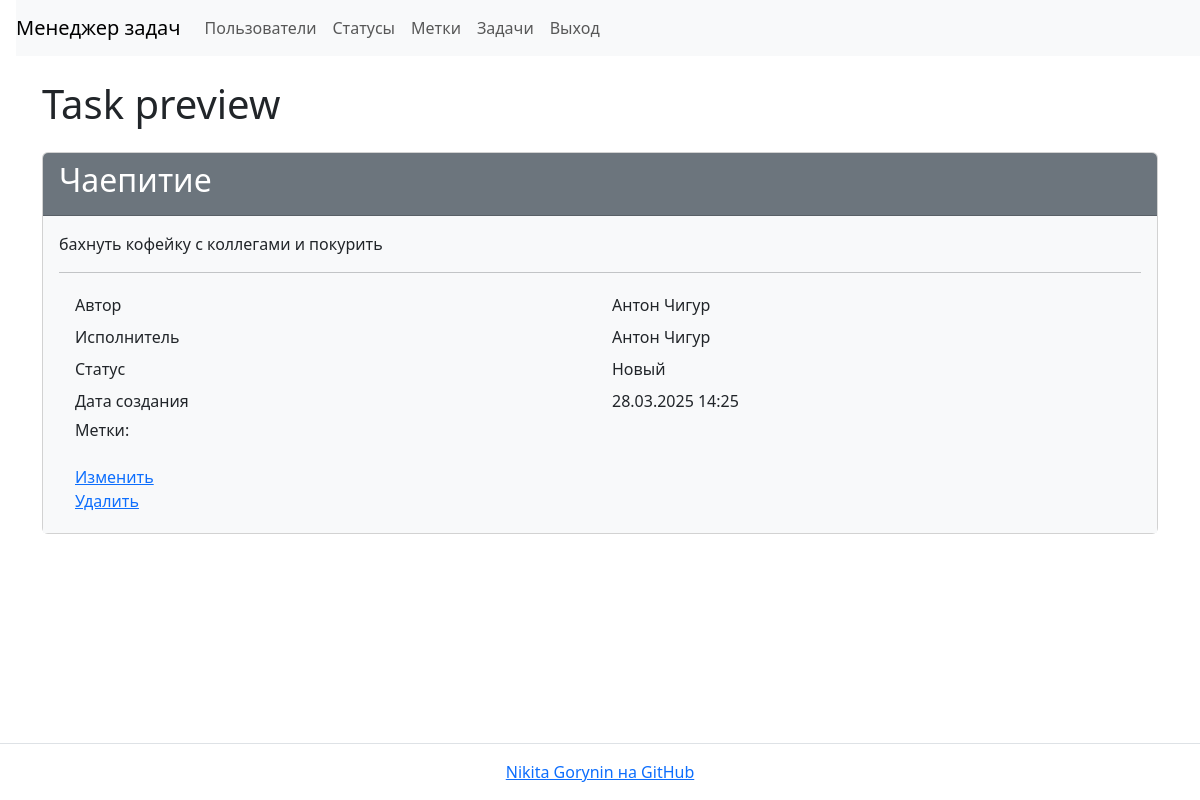
The app's page /tasks/1/ (signed in) with its own data.
### task_manager/tasks/models.py (models this page shows, shortened)
class Task(models.Model):
    name = models.CharField(
        max_length=150,
        blank=False,
        unique=True,
        verbose_name='Имя'
    )
    description = models.TextField(
        max_length=10000,
        blank=True,
        verbose_name='Описание'
    )
    date_created = models.DateTimeField(
        auto_now_add=True,
        verbose_name='Creation date'
    )
    author = models.ForeignKey(
        User,
        on_delete=models.PROTECT,
        related_name='author',
        verbose_name='Автор'
    )
    status = models.ForeignKey(
        Status,
        on_delete=models.PROTECT,
        related_name='statuses',
        verbose_name='Статус'
    )
    executor = models.ForeignKey(
        User,
        on_delete=models.PROTECT,
        related_name='executor',
        verbose_name='Исполнитель'
    )
    labels = models.ManyToManyField(
        Label,
        through='TaskLabelRelation',
        through_fields=('task', 'label'),
        blank=True,
        related_name='labels',
        verbose_name='Метки'
    )
    class Meta:
        verbose_name = 'Задача'
        verbose_name_plural = 'Задачи'

### task_manager/users/models.py (models this page shows)
class User(AbstractUser):
    first_name = models.CharField(max_length=150)
    last_name = models.CharField(max_length=150)
    def __str__(self):
        return self.get_full_name()

### task_manager/statuses/models.py (models this page shows)
class Status(models.Model):
    date_created = models.DateTimeField(auto_now_add=True)
    name = models.CharField(max_length=400, unique=True)
    def __str__(self):
        return self.name

### task_manager/tasks/views.py (the view)
# urls.py: path('<int:pk>/', TaskDetailView.as_view(), name='task_show'),
class TaskDetailView(AuthRequiredMixin, DetailView):
    template_name = 'tasks/detail.html'
    model = Task
    context_object_name = 'task'
    extra_context = {
        'header': 'Task preview'
    }

### task_manager/mixins.py (called while the page is built)
    def dispatch(self, request, *args, **kwargs):
        if not request.user.is_authenticated:
            self.error(request, self.auth_message)
            return redirect(reverse_lazy('login'))
        return super().dispatch(request, *args, **kwargs)

### task_manager/templates/tasks/detail.html (shortened to what this page needs)
{% extends "base.html" %}
{% block content %}
    <h1 class="my-4">{{ header }}</h1>
    <div class="card">
        <div class="card-header bg-secondary text-white">
            <h2>{{ task.name }}</h2>
        </div>
        <div class="card-body bg-light">
            <p>{{ task.description }}</p>
            <hr>
            <div class="container">
                <div class="row p-1">
                    <div class="col">Автор</div>
                    <div class="col">{{ task.author }}</div>
                </div>
                <div class="row p-1">
                    <div class="col">Исполнитель</div>
                    <div class="col">{{ task.executor }}</div>
                </div>
                <div class="row p-1">
                    <div class="col">Статус</div>
                    <div class="col">{{ task.status }}</div>
                </div>
                <div class="row p-1">
                    <div class="col">Дата создания</div>
                    <div class="col">{{ task.date_created|date:"d.m.Y H:i" }}</div>
                </div>
                <div class="row p-1">
                    <div class="col">
                        <h6>Метки:</h6>
                    </div>
                </div>
                <div class="row p-1">
                    <div class="col">
                        <a href="{% url 'task_update' task.id %}">Изменить</a>
                        <br>
                        <a href="{% url 'task_delete' task.id %}">Удалить</a>
                    </div>
                </div>
            </div>
        </div>
    </div>
{% endblock content %}

### records on screen
Task: name "Чаепитие", description "бахнуть кофейку с коллегами и покурить", author "Антон Чигур", executor "Антон Чигур", status "Новый", date_created "28.03.2025 14:25"

### other values on screen
{{ header }} "Task preview"
